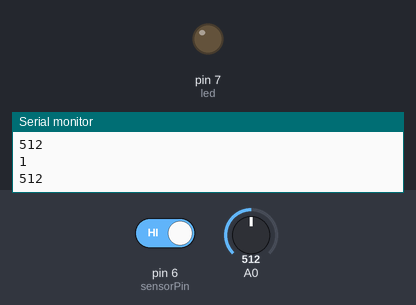
Bench run of a sketch on a simulated Arduino Uno, built with avr-gcc and run on an emulated ATmega328P. Parts: output pins drawn as LEDs (lit = HIGH), the last lines printed to the serial monitor. The test bench sets the inputs (shaded band); at power-on: pin 6 (sensorPin) HIGH, A0 = 512.

Above: at 1.2 s.
1.3 s: pin 6 (sensorPin) driven LOW
At 3.7 s:
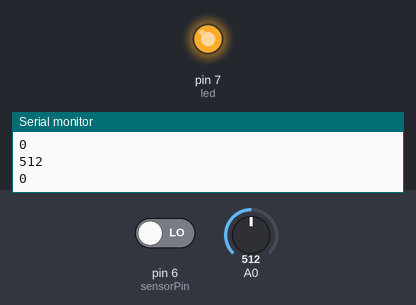
4.3 s: pin 6 (sensorPin) driven HIGH
At 5.0 s:
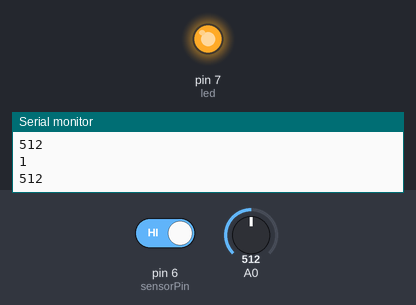
Timing chart, 0 to 7.3 s (numbered marks = the images above; inputs shaded):
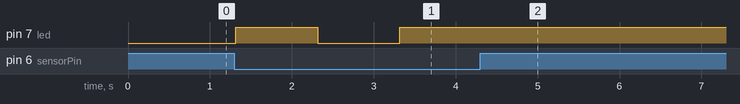

Measured:
- after the input at 1.3 s, pin 7 (led): LOW → HIGH at once, → LOW 1.0 s later, → HIGH 1.0 s later
- after the input at 4.3 s, pin 7 (led): stops changing and stays HIGH

The sketch:

Infrarrojo_Leds.ino
```cpp
int valor;
int led = 7;
int sensorPin = 6;
int prendido=0;

void setup ()
{
  Serial.begin(9600);
  pinMode (A0,INPUT);
  pinMode (sensorPin,INPUT);
  pinMode (led,OUTPUT);
}
void loop ()
{
  valor=analogRead(A0);
  int cambio=0;
  cambio = digitalRead(sensorPin);
  Serial.println(valor);
  Serial.println(cambio);

    if (cambio == 0)
    {
      if (prendido == 0)
      {
        digitalWrite (led,HIGH);
        prendido = 1;
      }
      else
      {
        digitalWrite (led,LOW);
        prendido = 0;
      }
       delay(1000);
    }
}
```
